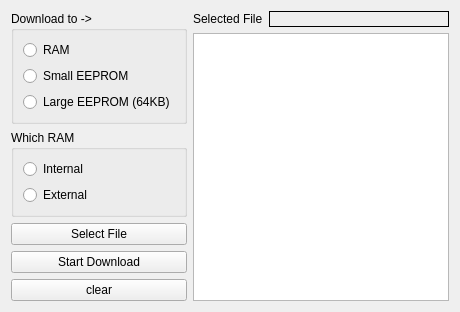
         <widget class="QWidget" name="tab_4">
          <attribute name="title">
           <string>FX2</string>
          </attribute>
          <layout class="QHBoxLayout" name="horizontalLayout_8">
           <item>
            <layout class="QVBoxLayout" name="verticalLayout_10">
             <item>
              <widget class="QGroupBox" name="groupBox_2">
               <property name="title">
                <string>Download to -&gt;</string>
               </property>
               <layout class="QVBoxLayout" name="verticalLayout_8">
                <item>
                 <widget class="QRadioButton" name="rb1_ram">
                  <property name="text">
                   <string>RAM</string>
                  </property>
                 </widget>
                </item>
                <item>
                 <widget class="QRadioButton" name="rb1_small">
                  <property name="text">
                   <string>Small EEPROM</string>
                  </property>
                 </widget>
                </item>
                <item>
                 <widget class="QRadioButton" name="rb1_large">
                  <property name="text">
                   <string>Large EEPROM (64KB)</string>
                  </property>
                 </widget>
                </item>
               </layout>
              </widget>
             </item>
             <item>
              <widget class="QGroupBox" name="groupBox_3">
               <property name="title">
                <string>Which RAM</string>
               </property>
               <layout class="QVBoxLayout" name="verticalLayout_9">
                <item>
                 <widget class="QRadioButton" name="rb_internal">
                  <property name="text">
                   <string>Internal</string>
                  </property>
                 </widget>
                </item>
                <item>
                 <widget class="QRadioButton" name="rb_external">
                  <property name="text">
                   <string>External</string>
                  </property>
                 </widget>
                </item>
               </layout>
              </widget>
             </item>
             <item>
              <widget class="QPushButton" name="pb1_selfile">
               <property name="text">
                <string>Select File</string>
               </property>
              </widget>
             </item>
             <item>
              <widget class="QPushButton" name="pb1_start">
               <property name="text">
                <string>Start Download</string>
               </property>
              </widget>
             </item>
             <item>
              <widget class="QPushButton" name="pb1_clear">
               <property name="text">
                <string>clear</string>
               </property>
              </widget>
             </item>
            </layout>
           </item>
           <item>
            <layout class="QVBoxLayout" name="verticalLayout_11">
             <item>
              <layout class="QHBoxLayout" name="horizontalLayout_7" stretch="0,1">
               <item>
                <widget class="QLabel" name="label_3">
                 <property name="text">
                  <string>Selected File</string>
                 </property>
                </widget>
               </item>
               <item>
                <widget class="QLabel" name="label1_selfile">
                 <property name="frameShape">
                  <enum>QFrame::Box</enum>
                 </property>
                 <property name="text">
                  <string/>
                 </property>
                </widget>
               </item>
              </layout>
             </item>
             <item>
              <widget class="QListWidget" name="lw1_display">
               <property name="font">
                <font>
                 <family>DejaVu Sans Mono</family>
                </font>
               </property>
              </widget>
             </item>
            </layout>
           </item>
          </layout>
         </widget>
